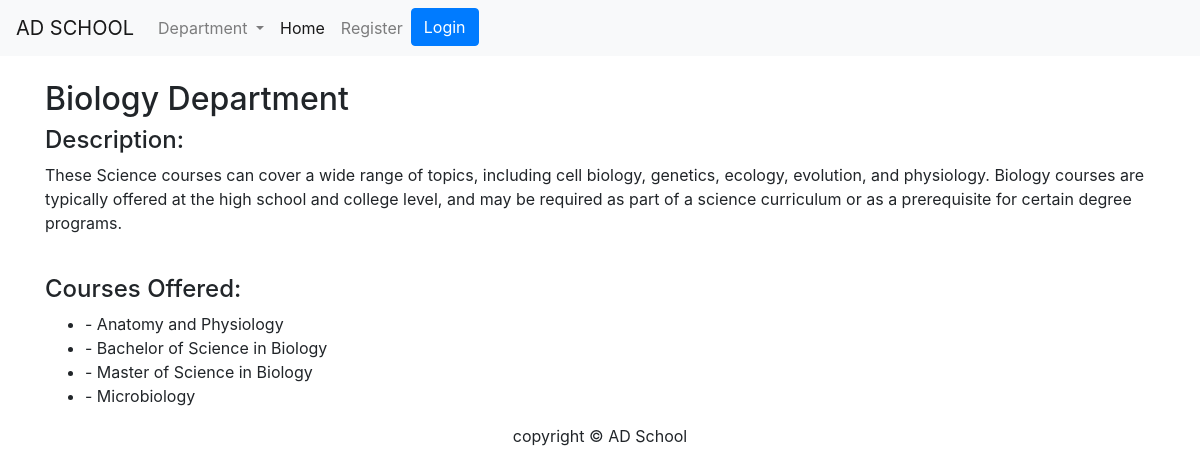
Screenshot of /department/biology/ with the database file from the repository.
### schoolapp/models.py (models this page shows, shortened)
class Department(models.Model):
    name = models.CharField(max_length=250, unique=True)
    slug = models.SlugField(max_length=250, unique=True)
    description = models.TextField(blank=True)
    class Meta:
        ordering = ('name',)
        verbose_name = 'dept'
        verbose_name_plural = 'department'

class Course(models.Model):
    name = models.CharField(max_length=250, unique=True)
    slug = models.SlugField(max_length=250, unique=True)
    description = models.TextField(blank=True)
    department = models.ForeignKey(Department, on_delete=models.CASCADE)
    class Meta:
        ordering = ('name',)
        verbose_name = 'course'
        verbose_name_plural = 'courses'

### schoolapp/views.py (the view)
# urls.py: path('department/<slug:d_slug>/', views.department_detail, name='department_detail'),
def department_detail(request, d_slug):
    department = get_object_or_404(Department, slug=d_slug)
    courses = Course.objects.filter(department=department)
    return render(request, 'department_detail.html', {'department': department, 'courses': courses})

### schoolapp/context_processors.py (called while the page is built)
def menu_links(request):
    links = Department.objects.all()
    return dict(links=links)

### templates/department_detail.html
{% extends 'base.html' %}
{% block content %}
<div class="container">
<br>
<h2>{{ department.name }} Department</h2>
    <div>
        <h4>Description:</h4>
        <p>{{ department.description }}</p>
    </div>
<br>
    <div>
        <h4>Courses Offered:</h4>
        <ul>
            {% for course in courses %}
            <li>{{ course.title }} - {{ course.description }}</li>
            {% endfor %}
        </ul>
    </div>
    </div>
{% endblock %}

### rows the page displays
Department: name "Biology", description "These Science courses can cover a wide range of topics, including cell biology, genetics, ecology, evolution, and physiology. Biology courses are typically offered at the high school and college level, and may be required as part of a science curriculum or as a prerequisite for certain degree programs."
Course: description "Anatomy and Physiology"
Course: description "Bachelor of Science in Biology"
Course: description "Master of Science in Biology"
Course: description "Microbiology"
